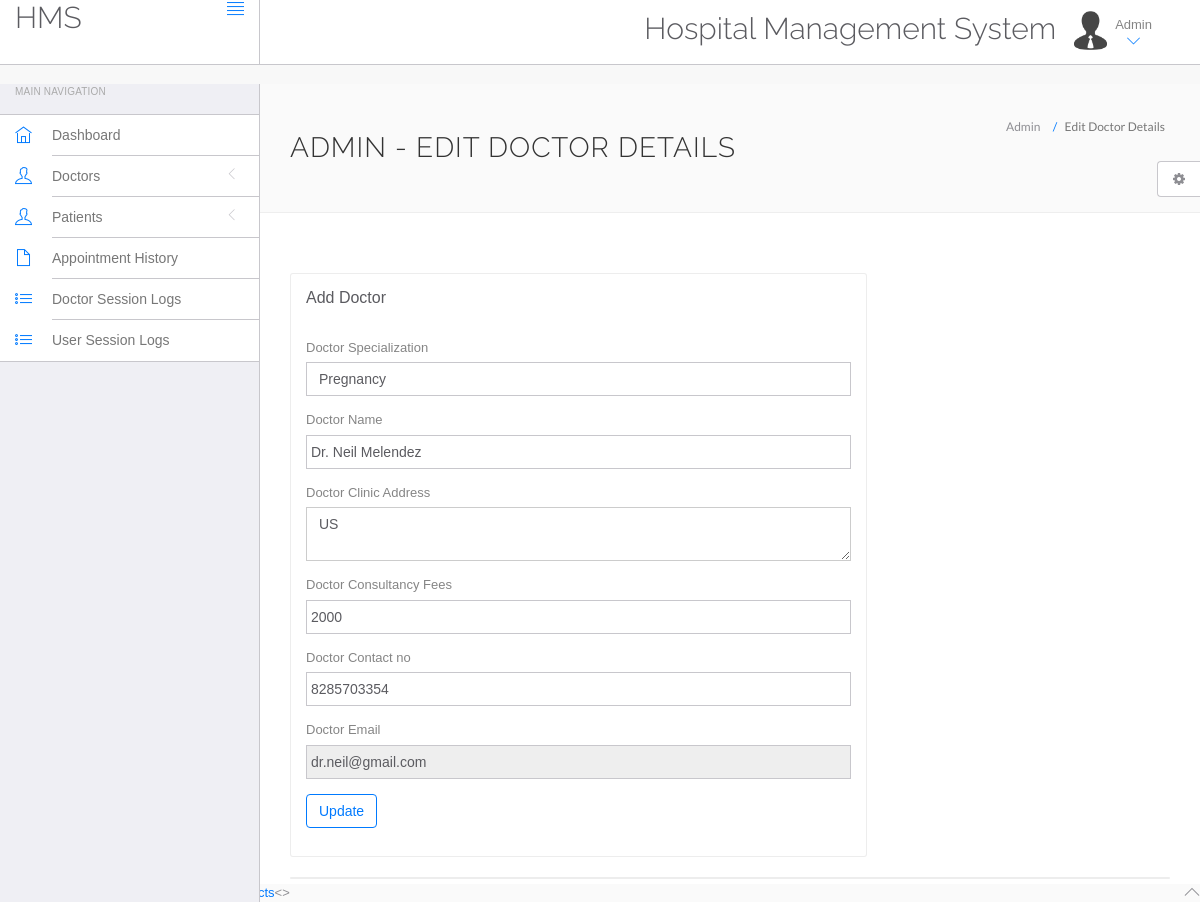
Page /hms/admin/edit-doctor.php?id=1 (signed in) on the committed database.
### tables this page shows
CREATE TABLE `doctors` (
  `id` int(11) NOT NULL,
  `specilization` varchar(255) NOT NULL,
  `doctorName` varchar(255) NOT NULL,
  `address` longtext NOT NULL,
  `docFees` varchar(255) NOT NULL,
  `contactno` bigint(11) NOT NULL,
  `docEmail` varchar(255) NOT NULL,
  `password` varchar(255) NOT NULL,
  `creationDate` timestamp NOT NULL DEFAULT current_timestamp(),
  `updationDate` varchar(255) NOT NULL
);

### hms/admin/edit-doctor.php (the view, shortened to what this page needs)
<?php
include('include/config.php');
$did=intval($_GET['id']);
?>
<!DOCTYPE html>
<html lang="en">
	<head>
		<link rel="stylesheet" href="vendor/bootstrap/css/bootstrap.min.css">
		<link rel="stylesheet" href="vendor/fontawesome/css/font-awesome.min.css">
		<link rel="stylesheet" href="vendor/themify-icons/themify-icons.min.css">
		<link href="vendor/animate.css/animate.min.css" rel="stylesheet" media="screen">
		<link href="vendor/perfect-scrollbar/perfect-scrollbar.min.css" rel="stylesheet" media="screen">
		<link href="vendor/switchery/switchery.min.css" rel="stylesheet" media="screen">
		<link href="vendor/bootstrap-touchspin/jquery.bootstrap-touchspin.min.css" rel="stylesheet" media="screen">
		<link href="vendor/select2/select2.min.css" rel="stylesheet" media="screen">
		<link href="vendor/bootstrap-datepicker/bootstrap-datepicker3.standalone.min.css" rel="stylesheet" media="screen">
		<link href="vendor/bootstrap-timepicker/bootstrap-timepicker.min.css" rel="stylesheet" media="screen">
		<link rel="stylesheet" href="assets/css/styles.css">
		<link rel="stylesheet" href="assets/css/plugins.css">
		<link rel="stylesheet" href="assets/css/themes/theme-1.css" id="skin_color" />
	</head>
	<body>
		<div id="app">
<?php include('include/sidebar.php');?>
			<div class="app-content">
						<?php include('include/header.php');?>
				<div class="main-content" >
					<div class="wrap-content container" id="container">
						<section id="page-title">
							<div class="row">
								<div class="col-sm-8">
									<h1 class="mainTitle">Admin - Edit Doctor Details</h1>
																	</div>
								<ol class="breadcrumb">
									<li>
										<span>Admin</span>
									</li>
									<li class="active">
										<span>Edit Doctor Details</span>
									</li>
								</ol>
							</div>
						</section>
						<div class="container-fluid container-fullw bg-white">
							<div class="row">
								<div class="col-md-12">
									<div class="row margin-top-30">
										<div class="col-lg-8 col-md-12">
											<div class="panel panel-white">
												<div class="panel-heading">
													<h5 class="panel-title">Add Doctor</h5>
												</div>
												<div class="panel-body">
									<?php $sql=mysqli_query($conn, "select * from doctors where id='$did'");
while($data=mysqli_fetch_array($sql))
{
?>
													<form role="form" name="adddoc" method="post" onSubmit="return valid();">
														<div class="form-group">
															<label for="DoctorSpecialization">
																Doctor Specialization
															</label>
							<select name="Doctorspecialization" class="form-control" required="required">
					<option value="<?php echo htmlentities($data['specilization']);?>">
					<?php echo htmlentities($data['specilization']);?></option>
															</select>
														</div>
<div class="form-group">
															<label for="doctorname">
																 Doctor Name
															</label>
	<input type="text" name="docname" class="form-control" value="<?php echo htmlentities($data['doctorName']);?>" >
														</div>
<div class="form-group">
															<label for="address">
																 Doctor Clinic Address
															</label>
					<textarea name="clinicaddress" class="form-control"><?php echo htmlentities($data['address']);?></textarea>
														</div>
<div class="form-group">
															<label for="fess">
																 Doctor Consultancy Fees
															</label>
		<input type="text" name="docfees" class="form-control" required="required"  value="<?php echo htmlentities($data['docFees']);?>" >
														</div>
<div class="form-group">
									<label for="fess">
																 Doctor Contact no
															</label>
					<input type="text" name="doccontact" class="form-control" required="required"  value="<?php echo htmlentities($data['contactno']);?>">
														</div>
<div class="form-group">
									<label for="fess">
																 Doctor Email
															</label>
					<input type="email" name="docemail" class="form-control"  readonly="readonly"  value="<?php echo htmlentities($data['docEmail']);?>">
														</div>
														<?php } ?>
														<button type="submit" name="submit" class="btn btn-o btn-primary">
															Update
														</button>
													</form>
												</div>
											</div>
										</div>
											</div>
										</div>
									<div class="col-lg-12 col-md-12">
											<div class="panel panel-white">
											</div>
										</div>
									</div>
								</div>
							</div>
						</div>
					</div>
				</div>
	<?php include('include/footer.php');?>
	<?php include('include/setting.php');?>
			<>
	</body>
</html>

### hms/admin/assets/css/themes/theme-1.css (style rules this page uses)
body { background: #FAFAFA; }

### rows in the picture
doctors: Doctorspecialization "Pregnancy", docname "Dr. Neil Melendez", clinicaddress "US", docfees "2000", doccontact "8285703354", docemail "dr.neil@gmail.com"
